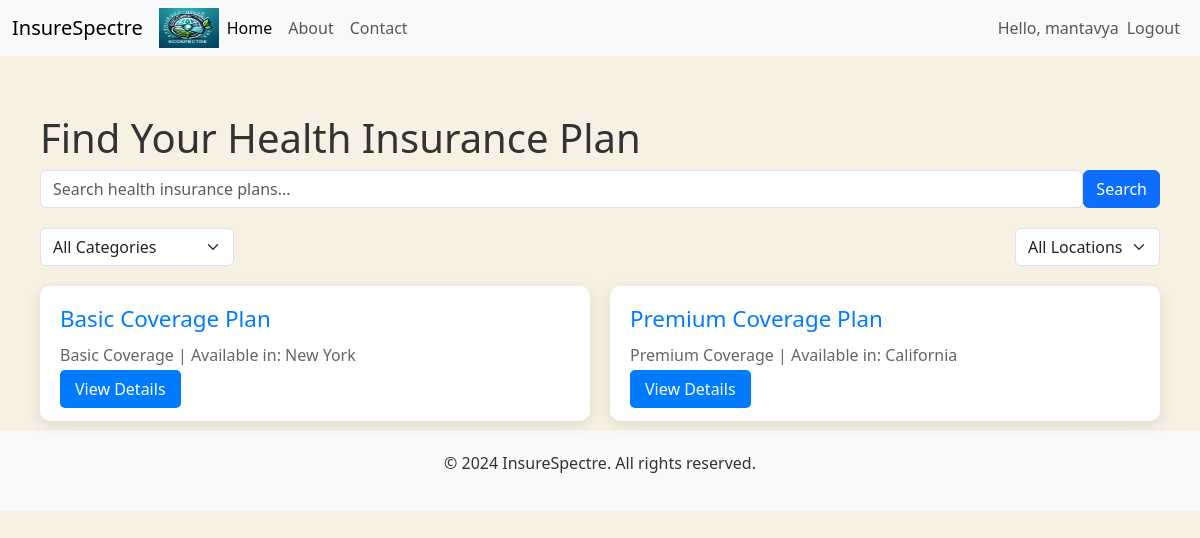
Page /health-insurance/ (signed in) on the earlier database version.
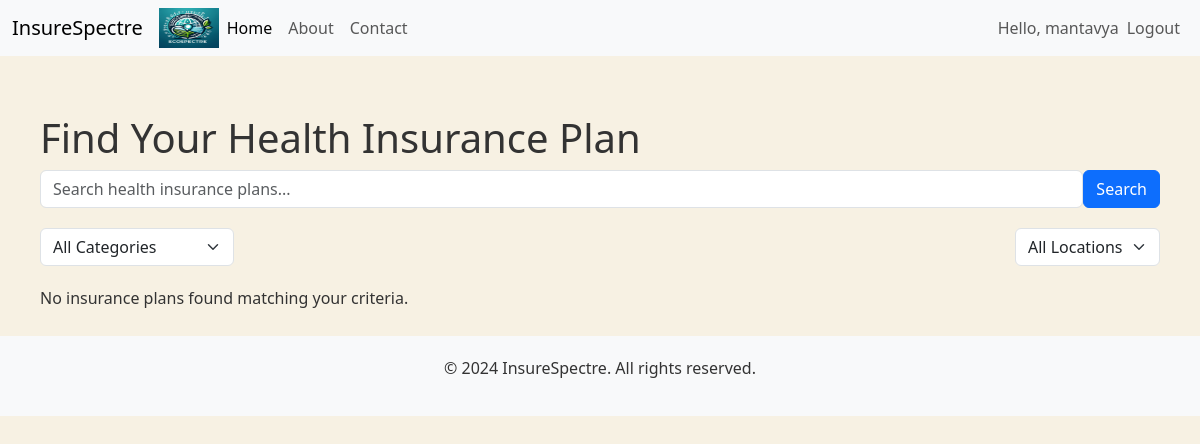
Same page on the later database version.
### home/models.py (models this page shows, shortened)
class HealthInsurance(models.Model):
    plan_name = models.CharField(max_length=255)
    category = models.CharField(max_length=255)
    location = models.CharField(max_length=255)
    description = models.TextField()

### home/views.py (the view)
# urls.py: path('health-insurance/', views.insurance_search, name='insurance_search'),
@login_required
def insurance_search(request):
    insurance_plans = HealthInsurance.objects.all()
    search_term = request.GET.get('search', '')
    category_filter = request.GET.get('category', '')
    location_filter = request.GET.get('location', '')
    if search_term:
        insurance_plans = insurance_plans.filter(plan_name__icontains=search_term)
    if category_filter:
        insurance_plans = insurance_plans.filter(category=category_filter)
    if location_filter:
        insurance_plans = insurance_plans.filter(location=location_filter)
    context = {
        'insurance_plans': insurance_plans,
        'search_term': search_term,
        'category_filter': category_filter,
        'location_filter': location_filter,
    }
    return render(request, 'insurance_search.html', context)

### home/templates/insurance_search.html (shortened to what this page needs)
{% extends 'base.html' %}
{% block content %}
    <h1>Find Your Health Insurance Plan</h1>
    <form method="GET" action="{% url 'insurance_search' %}">
        <div class="search-box">
            <input type="text" name="search" value="{{ search_term }}" placeholder="Search health insurance plans..." class="form-control">
            <button type="submit" class="btn btn-primary"> Search</button>
        </div>
        <div class="filter-box">
            <div class="filter-option">
                <select name="category" class="form-select">
                    <option value="">All Categories</option>
                </select>
            </div>
            <div class="filter-option">
                <select name="location" class="form-select">
                    <option value="">All Locations</option>
                </select>
            </div>
        </div>
    </form>
    <div class="insurance-listing">
        {% for plan in insurance_plans %}
        <div class="insurance-card">
            <div>
                <h4>{{ plan.plan_name }}</h4>
                <p>{{ plan.category }} | Available in: {{ plan.location }}</p>
            </div>
            <a href="{% url 'plan_detail' plan.id %}" class="view-button">View Details</a>
        </div>
        {% empty %}
        <p>No insurance plans found matching your criteria.</p>
        {% endfor %}
    </div>
{% endblock %}

### home/templates/base.html (shortened to what this page needs)
<!DOCTYPE html>
{% load static %}
<html lang="en">
<head>
    <link href="https://cdn.jsdelivr.net/npm/bootstrap@5.3.3/dist/css/bootstrap.min.css" rel="stylesheet">
</head>
<body class="bg-custom">
    <nav class="navbar navbar-expand-sm bg-light">
        <div class="container-fluid">
            <a class="navbar-brand" href="">InsureSpectre</a>
            <div class="collapse navbar-collapse" id="navbarNav">
                <ul class="navbar-nav me-auto mb-2 mb-lg-0">
                    <li class="nav-item">
                        <img src="{% static 'photo.jpg' %}" style="width: 60px;height: 40px;">
                    </li>
                    <li class="nav-item">
                        <a class="nav-link active" aria-current="page" href="{% url 'index' %}">Home</a>
                    </li>
                    <li class="nav-item">
                        <a class="nav-link" href="{% url 'who' %}">About</a>
                    </li>
                    <li class="nav-item">
                        <a class="nav-link" href="{% url 'contact' %}">Contact</a>
                    </li>
                </ul>
                <ul class="navbar-nav ms-auto">
                    {% if user.is_authenticated %}
                        <li class="nav-item">
                            <span class="navbar-text">Hello, {{ user.username }}</span>
                        </li>
                        <li class="nav-item">
                            <a class="nav-link" href="{% url 'logout' %}">Logout</a>
                        </li>
                    {% endif %}
                </ul>
            </div>
        </div>
    </nav>
    <div class="container custom mt-5">
        {% block content %}
        {% endblock %}
    </div>
    <footer>
        <div class="container">
            <p>&copy; 2024 InsureSpectre. All rights reserved.</p>
        </div>
    </footer>
</body>
</html>

### home/templates/base.html (style rules this page uses)
body.bg-custom { background-color: #f7f1e3; color: #333; }
.navbar-nav .nav-item .navbar-text, .navbar-nav .nav-item .nav-link { display: flex; align-items: center; height: 100%; }
footer { background: #f8f9fa; padding: 20px; text-align: center; }
.container.custom { border: 0px solid #6c757d; border-radius: 2px; padding: 10px; background-color: #f7f1e3;; }

### home/templates/insurance_search.html (style rules this page uses)
.search-box, .filter-box { display: flex; flex-direction: row; justify-content: space-between; align-items: center; margin-bottom: 20px; }
.filter-box { display: flex; flex-wrap: wrap; gap: 10px; }
.insurance-listing { display: grid; grid-template-columns: repeat(auto-fit, minmax(300px, 1fr)); gap: 20px; margin-top: 20px; }

Differences in the rows shown:
removed HealthInsurance: plan_name "Basic Coverage Plan", category "Basic Coverage", location "New York"
removed HealthInsurance: plan_name "Premium Coverage Plan", category "Premium Coverage", location "California"
Other differences:
text now shown: "No insurance plans found matching your criteria."
